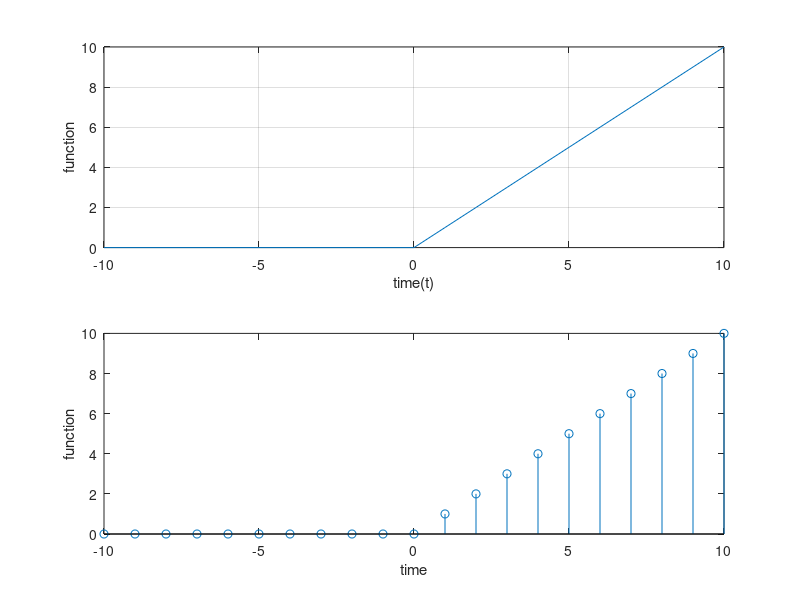

MATLAB code for this plot:
clc;
clear all;
close all;
t=-10:1:10;
y=(t>=0).*t;
figure(1);
subplot(2,1,1);
plot(t,y);
grid on;
xlabel('time(t)');
ylabel('function');
subplot(2,1,2)
stem(t,y)
xlabel('time')
ylabel ('function')